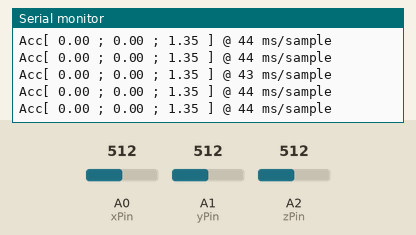
Bench run of a sketch on a simulated Arduino Uno, built with avr-gcc and run on an emulated ATmega328P. Shown: the last lines printed to the serial monitor. Inputs (shaded band) come from the test bench; at power-on: A0 (xPin) = 512, A1 (yPin) = 512, A2 (zPin) = 512.

Above: at 7.2 s.
7.3 s: A0 (xPin) set to 498
At 7.3 s:
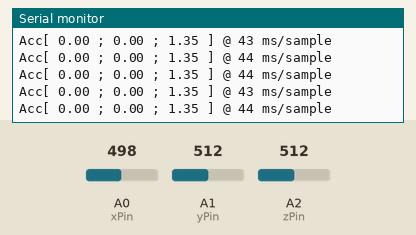
10.3 s: A1 (yPin) set to 500
At 10.33 s:
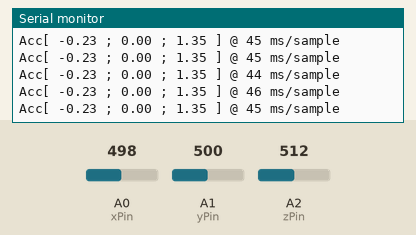
13.3 s: A2 (zPin) set to 446
At 13.31 s:
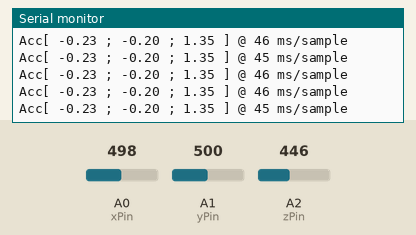
16.3 s: A2 (zPin) set to 410
At 16.33 s:
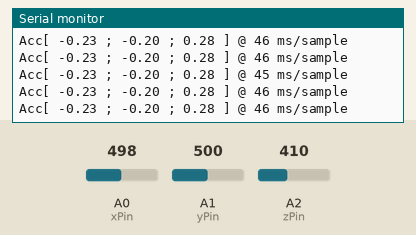
Timing chart, 0 to 19.3 s (numbered marks = the images above; inputs shaded):
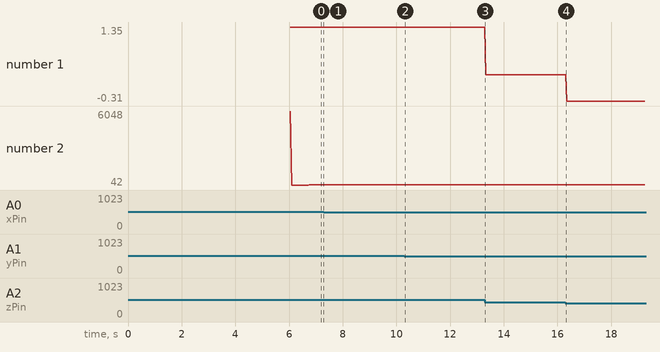

The sketch:

ACC_adxl335_Raw2.ino
```cpp
//Analog read pins
const int xPin = 0;
const int yPin = 1;
const int zPin = 2;

//The minimum and maximum values that came from
//the accelerometer while standing still
//You very well may need to change these
int minVal = 265;
int maxVal = 402;

int xRead,yRead,zRead;

//to hold the caculated values
double x;
double y;
double z;
int nMax=100;

float xRaw,yRaw,zRaw;
float xAccel,yAccel,zAccel;

float zeroX,zeroY,zeroZ;
float aax,aay,aaz;

// Acc Timers
unsigned long accTimer;
unsigned long lastAccTimer;

const float RESOLUTION=300; // Resolution 1.5g -> 800mV/g
const float VOLTAGE=3.3;
const float ZOUT_1G = 406;
const int N  = 100;

void setup()
{
  Serial.begin(9600);
  Serial.println("Occhio");

   pinMode(xPin,INPUT);
   pinMode(yPin,INPUT);
   pinMode(zPin,INPUT);

   zeroX =  zeroPoint(xPin);
   zeroY =  zeroPoint(yPin);
   zeroZ =  zeroPoint(zPin);
   zeroZ = zeroZ - ZOUT_1G;
}

void loop()
{
  //read the analog values from the accelerometer
  readAcc();
  delay(40);
}


float zeroPoint(int axis)
{
 float acc = 0;
 for (int j=0;j<N;j++)
 {
   acc = acc + (((float) analogRead(axis)*5000)/1023.0);
   delay(20);
 }
 return acc/N;
}

void readAcc()
{
  xRead = analogRead(xPin);
  yRead = analogRead(yPin);
  zRead = analogRead(zPin);

  aax = (((xRead*5000.0)/1023.0)-zeroX)/RESOLUTION;
  aay = (((yRead*5000.0)/1023.0)-zeroY)/RESOLUTION;
  aaz = (((zRead*5000.0)/1023.0)-zeroZ)/RESOLUTION;

  // computes sample time
  accTimer = millis() - lastAccTimer;
  // updates last reading timer
  lastAccTimer = millis();

     Serial.print("Acc[ ");
     Serial.print(aax);
     Serial.print(" ; ");
     Serial.print(aay);
     Serial.print(" ; ");
     Serial.print(aaz);
     Serial.print(" ]");
     Serial.print(" @ ");
     Serial.print(accTimer);
     Serial.print(" ms/sample");
     Serial.println();
}
```

Measured:
- plotted number 1: 1.35 → 0.28 after the input at 13.3 s, 0.28 → -0.31 after the input at 16.3 s
- plotted number 2: 44 → 46 after the input at 7.3 s
